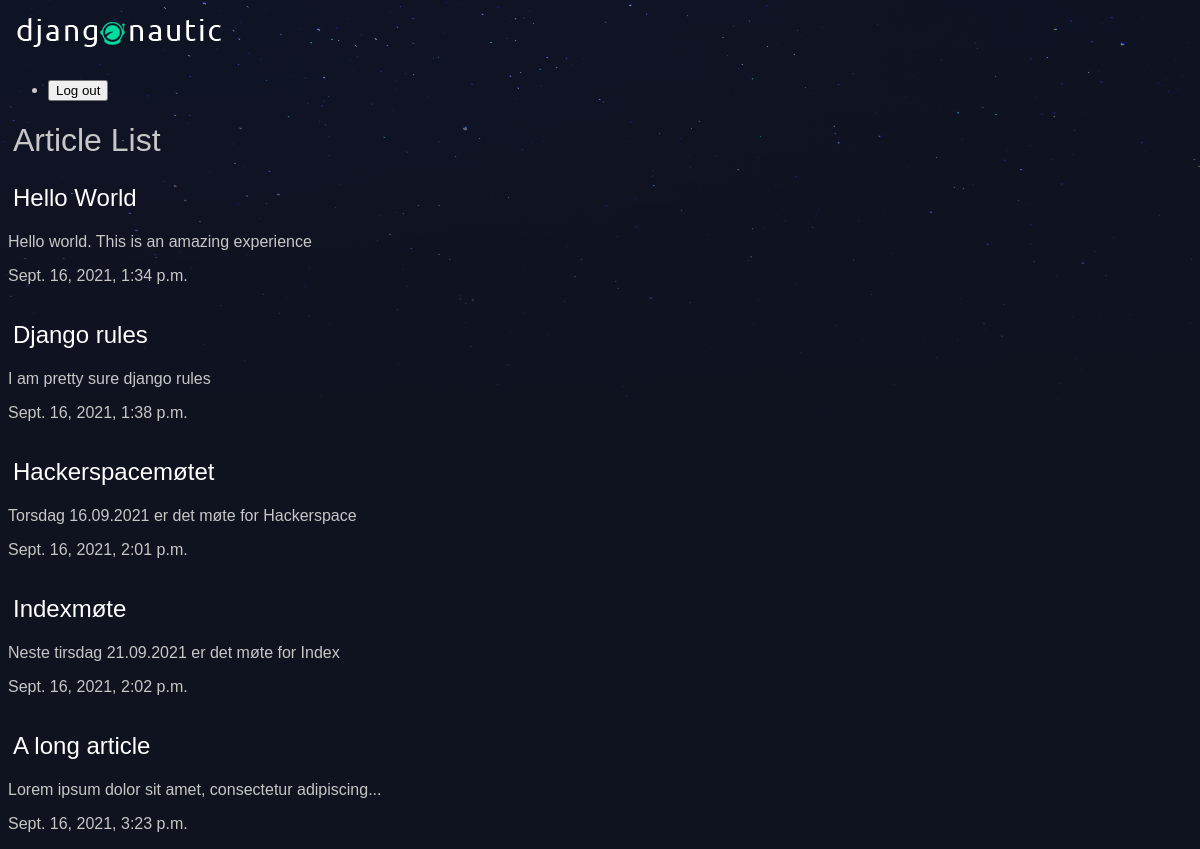
The app's page /articles/ with its own data.
### articles/models.py (models this page shows, shortened)
class Article(models.Model): # inherits from models
    title = models.CharField(max_length = 100)
    slug = models.SlugField()
    body = models.TextField()
    date = models.DateTimeField(auto_now_add=True)
    thumbnail = models.ImageField(default='default.png', blank = True)
    def snippet(self):
        continueingString = '...' if len(self.body) > 50 else ''
        return self.body[:50] + continueingString

### articles/views.py (the view)
# urls.py: path('', views.article_list, name = 'list'),
def article_list(request):
    articles = Article.objects.all().order_by('date')
    return render(request, 'articles/article_list.html', {'articles': articles})

### articles/templates/articles/article_list.html
{% extends 'base_layout.html' %}
{% block content %}
    <h1>Article List</h1>
    <div class="articles">
        {% for article in articles %}
        <div class="article">
            <h2><a href="{% url 'articles:detail' slug=article.slug %}">{{ article.title }}</a></h2>
            <p> {{ article.snippet }} </p>
            <p> {{ article.date }} </p>
        </div>
        {% endfor %}
    </div>
{% endblock %}

### templates/base_layout.html (shortened to what this page needs)
{% load static %}
<!DOCTYPE html>
<html lang="en">
<head>
    <link rel="stylesheet" href="{%  static 'styles.css' %}">
</head>
<body>
   <header class="wrapper">
       <h1><a href="{% url 'articles:list' %}"><img src="{% static 'logo.png' %}"></a></h1>
       <nav>
           <ul>
               <li>
                   <form class="logout-link" action="{% url 'accounts:logout' %}" method="post">
                       <button type="submit">Log out</button>
                   </form>
               </li>
           </ul>
       </nav>
   </header>
    <div class="wrapper">
       {% block content %}
       {% endblock %}
   </div>
</body>
</html>

### assets/styles.css (style rules this page uses)
body { background-color: #0f121f; background-image: url('stars.png'); background-repeat: no-repeat; color: rgb(199, 199, 199); }
body * { font-family: 'Franklin Gothic Medium', 'Arial Narrow', Arial, sans-serif; }
h1, h2, h3, h4 { font-weight: 100; margin: 0; padding-bottom: 5px; padding-top: 20px; padding-left: 5px; }
h1 { padding-top: 5px; }
a, a:hover, a:visited { color: #fff; text-decoration: none; }

### records on screen
Article: title "Hello World", snippet "Hello world. This is an amazing experience", date "Sept. 16, 2021, 1:34 p.m."
Article: title "Django rules", snippet "I am pretty sure django rules", date "Sept. 16, 2021, 1:38 p.m."
Article: title "Hackerspacemøtet", snippet "Torsdag 16.09.2021 er det møte for Hackerspace", date "Sept. 16, 2021, 2:01 p.m."
Article: title "Indexmøte", snippet "Neste tirsdag 21.09.2021 er det møte for Index", date "Sept. 16, 2021, 2:02 p.m."
Article: title "A long article", snippet "Lorem ipsum dolor sit amet, consectetur adipiscing...", date "Sept. 16, 2021, 3:23 p.m."
